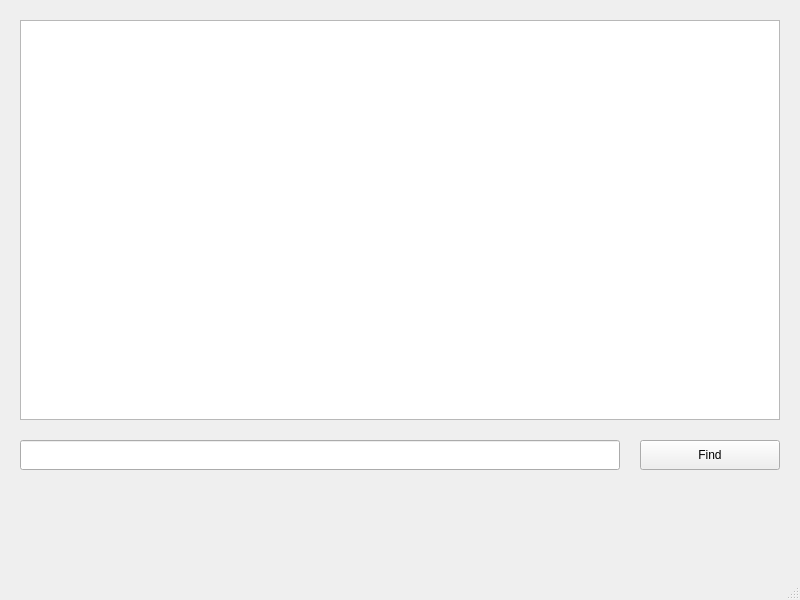
<?xml version="1.0" encoding="UTF-8"?>
<ui version="4.0">
 <class>MainWindow</class>
 <widget class="QMainWindow" name="MainWindow">
  <property name="geometry">
   <rect>
    <x>0</x>
    <y>0</y>
    <width>800</width>
    <height>600</height>
   </rect>
  </property>
  <property name="windowTitle">
   <string>MainWindow</string>
  </property>
  <widget class="QWidget" name="centralwidget">
   <widget class="QTextEdit" name="textEdit">
    <property name="geometry">
     <rect>
      <x>20</x>
      <y>20</y>
      <width>760</width>
      <height>400</height>
     </rect>
    </property>
   </widget>
   <widget class="QLineEdit" name="lineEdit">
    <property name="geometry">
     <rect>
      <x>20</x>
      <y>440</y>
      <width>600</width>
      <height>30</height>
     </rect>
    </property>
   </widget>
   <widget class="QPushButton" name="findButton">
    <property name="geometry">
     <rect>
      <x>640</x>
      <y>440</y>
      <width>140</width>
      <height>30</height>
     </rect>
    </property>
    <property name="text">
     <string>Find</string>
    </property>
   </widget>
  </widget>
  <widget class="QMenuBar" name="menubar">
   <property name="geometry">
    <rect>
     <x>0</x>
     <y>0</y>
     <width>800</width>
     <height>22</height>
    </rect>
   </property>
  </widget>
  <widget class="QStatusBar" name="statusbar"/>
 </widget>
 <resources/>
 <connections/>
</ui>
